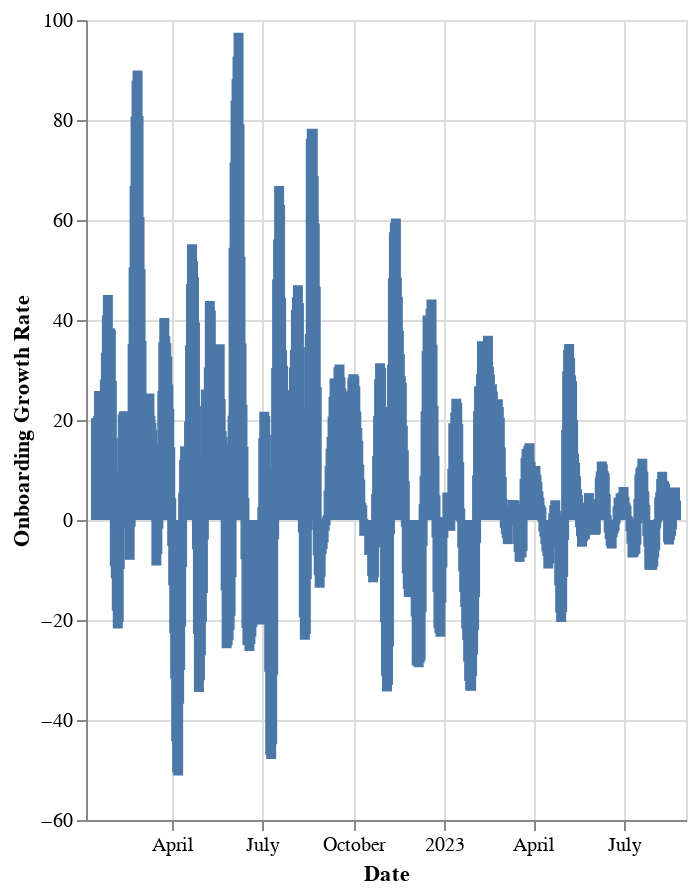

The code cell stored with this chart in its notebook:
### Markdown cell above
:::

### Code cell
# | output: true

display(Markdown(f"### Onboarding Growth Rate (7 day rolling average)"))

df["growth_rate"] = df["onboarded_tibs"].pct_change(periods=7).rolling(7).mean() * 100
recent_df = df[df["date"] > "2022-01-01"]

alt.Chart(recent_df).mark_bar().encode(
    x=alt.X("date:T", title="Date"),
    y=alt.Y("growth_rate:Q", title="Onboarding Growth Rate"),
    # color=alt.value("#55595c"),
    tooltip=[
        alt.Tooltip("date:T", title="Date"),
        alt.Tooltip("growth_rate:Q", title="Onboarding Growth Rate"),
    ],
).properties(
    width="container",
    height=400,
)

### Figure 1 — Vega-Lite specification as saved in the notebook (floating-point values rounded to 4 significant figures; data arrays with more than 128 entries replaced by an {"elided": "..."} marker saying what was removed)
{"config": {"view": {"continuousWidth": 300, "continuousHeight": 300}}, "data": {"name": "data-6a78ad730dbdef004ee9a3bacb3de23c"}, "mark": {"type": "bar"}, "encoding": {"tooltip": [{"field": "date", "title": "Date", "type": "temporal"}, {"field": "growth_rate", "title": "Onboarding Growth Rate", "type": "quantitative"}], "x": {"field": "date", "title": "Date", "type": "temporal"}, "y": {"field": "growth_rate", "title": "Onboarding Growth Rate", "type": "quantitative"}}, "height": 400, "width": "container", "$schema": "https://vega.github.io/schema/vega-lite/v5.8.0.json", "datasets": {"data-6a78ad730dbdef004ee9a3bacb3de23c": {"elided": "599 records"}}}
